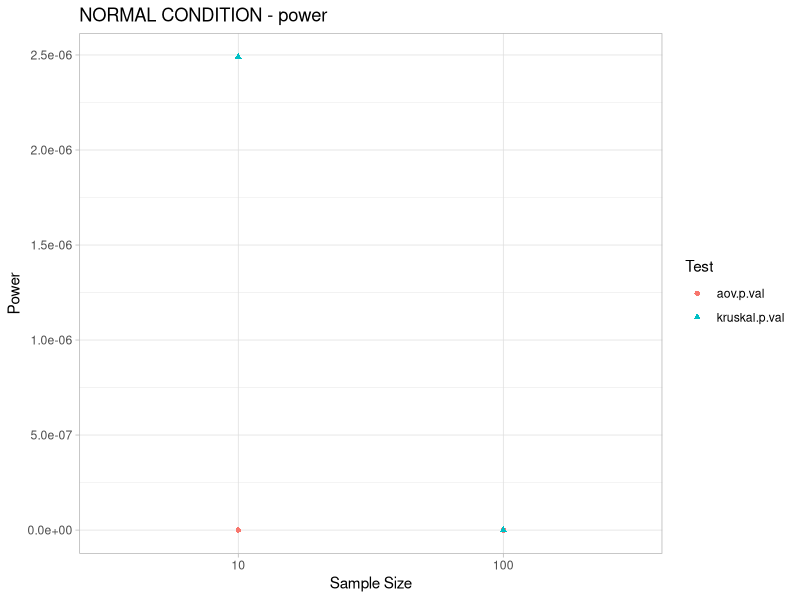
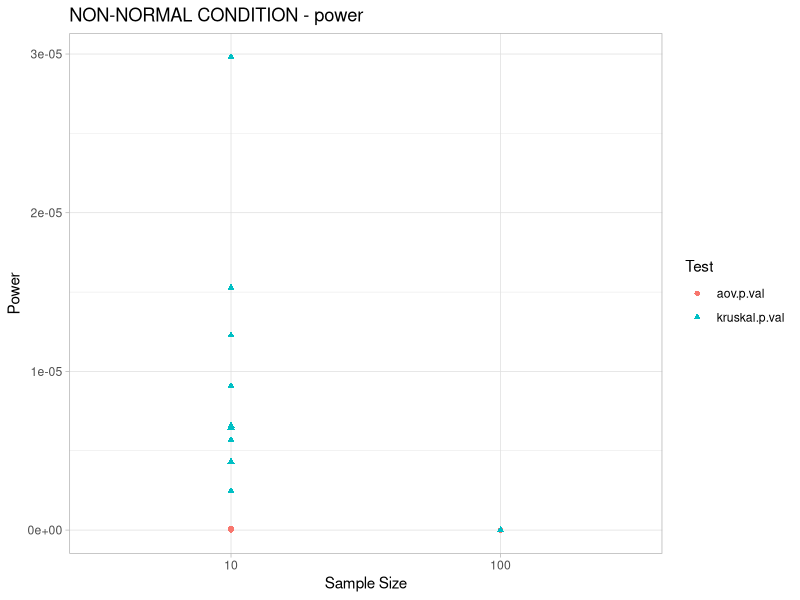
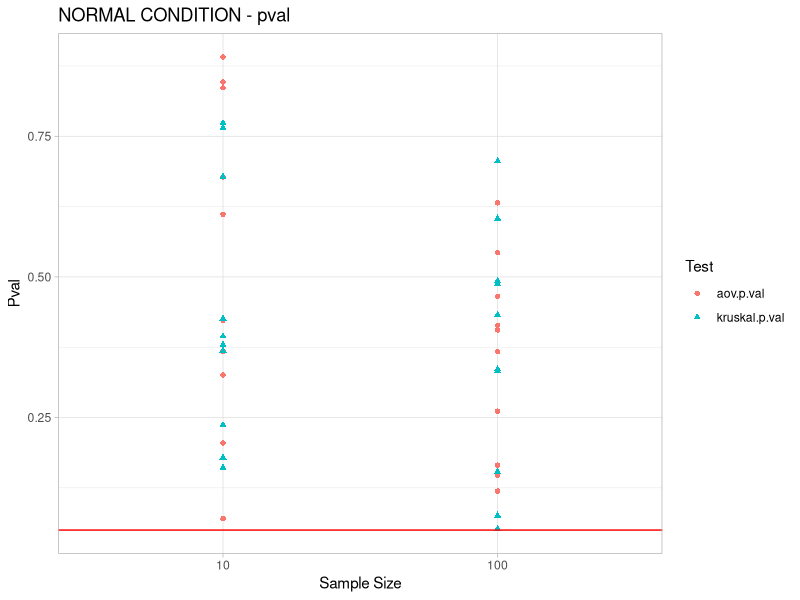
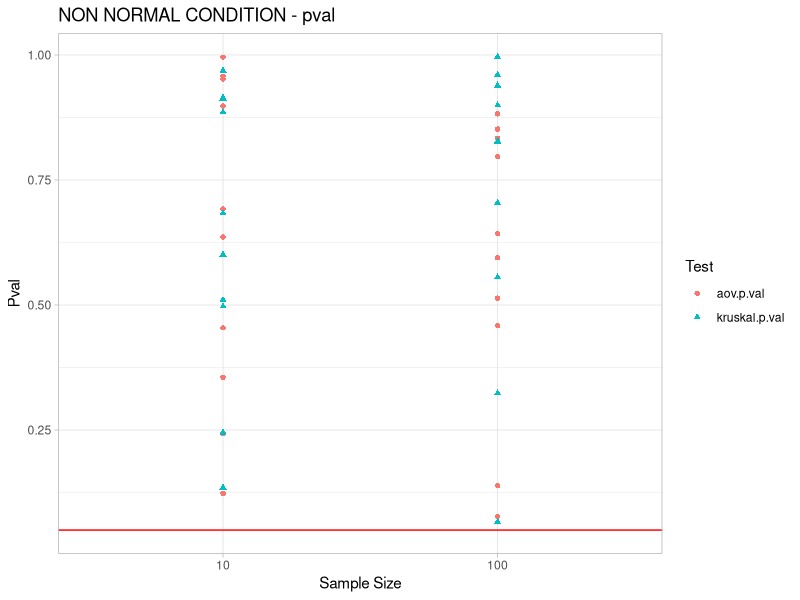

The R source for these figures, in order:
#  Simulation Study Comparing Kruskal Wallis vs ANOVA  #

# Packages 
library(ggplot2)
library(dplyr)
library(tidyr)
set.seed(123)

# Small Sample #

nsim <- 10
n_small <- 10

small<-data.frame(aov.p.val=rep(NA, nsim),
                kruskal.p.val=rep(NA, nsim)) 

for (i in 1:nsim) {
  # Normal small n delta = 0 
  normal_small <-  data.frame(
  Group = rep(c("A", "B", "C"), each = n_small),
  Value = c(rnorm(n_small, mean = 0, sd = 1),
            rnorm(n_small, mean = 0, sd = 1),
            rnorm(n_small, mean = 0, sd = 1))
) # Parameters = delta -> 0

  # ANOVA + Kruskal n = 10   # Output we get p val 
  output_aov <- aov(normal_small$Value~normal_small$Group)
  output_kruskal <- kruskal.test(normal_small$Value~normal_small$Group)
  
  # Shove this into data frame
  small$aov.p.val[i] <- summary(output_aov)[[1]]$`Pr(>F)`[1]
  small$kruskal.p.val[i] <- output_kruskal$p.val

  
}

small


small_non<-data.frame(aov.p.val=rep(NA, nsim),
                kruskal.p.val=rep(NA, nsim)) 

for (i in 1:nsim) {
 # Non Normal small n delta = 0
  normal_large <-  data.frame(
  Group = rep(c("A", "B", "C"), each = n_small),
  Value = c(rpois(n_small, lambda = 5),
            rpois(n_small, lambda = 5),
            rpois(n_small, lambda = 5)
)) # Parameters = delta -> 0

  # ANOVA + Kruskal n = 10   # Output we get p val 
  output_aov1 <- aov(normal_large$Value~normal_large$Group)
  output_kruskal1 <- kruskal.test(normal_large$Value~normal_large$Group)
  
  # Shove this into data frame
  small_non$aov.p.val[i] <- summary(output_aov1)[[1]]$`Pr(>F)`[1]
  small_non$kruskal.p.val[i] <- output_kruskal1$p.val

}

small_non


small1_power<-data.frame(aov.p.val=rep(NA, nsim),
                kruskal.p.val=rep(NA, nsim)) 


for (i in 1:nsim) {
  # Normal small n Power
  normal_small <-  data.frame(
  Group = rep(c("A", "B", "C"), each = n_small),
  Value = c(rnorm(n_small, mean = 1, sd = 1),
            rnorm(n_small, mean = 5, sd = 1),
            rnorm(n_small, mean = 10, sd = 1))
) # Parameters = delta -> 0

  # ANOVA + Kruskal n = 10   # Output we get p val 
  output_aov <- aov(normal_small$Value~normal_small$Group)
  output_kruskal <- kruskal.test(normal_small$Value~normal_small$Group)
  
  # Shove this into data frame
  small1_power$aov.p.val[i] <- summary(output_aov)[[1]]$`Pr(>F)`[1]
  small1_power$kruskal.p.val[i] <- output_kruskal$p.val

  
}

small1_power 


small1_non_power<-data.frame(aov.p.val=rep(NA, nsim),
                kruskal.p.val=rep(NA, nsim)) 

for (i in 1:nsim) {
 # Non Normal Small n Power
  normal_large <-  data.frame(
  Group = rep(c("A", "B", "C"), each = n_small),
  Value = c(rpois(n_small, lambda = 2),
            rpois(n_small, lambda = 8),
            rpois(n_small, lambda = 14)
)) # Parameters = delta -> 0

  # ANOVA + Kruskal n = 10   # Output we get p val 
  output_aov1 <- aov(normal_large$Value~normal_large$Group)
  output_kruskal1 <- kruskal.test(normal_large$Value~normal_large$Group)
  
  # Shove this into data frame
  small1_non_power$aov.p.val[i] <- summary(output_aov1)[[1]]$`Pr(>F)`[1]
  small1_non_power$kruskal.p.val[i] <- output_kruskal1$p.val

}

small1_non_power


# Large Sample #
nsim <- 10
n_large <- 100

large<-data.frame(aov.p.val=rep(NA, nsim),
                kruskal.p.val=rep(NA, nsim)) 

for (i in 1:nsim) {
  # Normal large n delta = 0 
  normal_small <-  data.frame(
  Group = rep(c("A", "B", "C"), each = n_large),
  Value = c(rnorm(n_large, mean = 0, sd = 1),
            rnorm(n_large, mean = 0, sd = 1),
            rnorm(n_large, mean = 0, sd = 1))
) # Parameters = delta -> 0

  # ANOVA + Kruskal n = 10   # Output we get p val 
  output_aov <- aov(normal_small$Value~normal_small$Group)
  output_kruskal <- kruskal.test(normal_small$Value~normal_small$Group)
  
  # Shove this into data frame
  large$aov.p.val[i] <- summary(output_aov)[[1]]$`Pr(>F)`[1]
  large$kruskal.p.val[i] <- output_kruskal$p.val

  
}

large


large_non<-data.frame(aov.p.val=rep(NA, nsim),
                kruskal.p.val=rep(NA, nsim)) 

for (i in 1:nsim) {
 # Non Normal large n delta = 0
  normal_large <-  data.frame(
  Group = rep(c("A", "B", "C"), each = n_large),
  Value = c(rpois(n_large, lambda = 5),
            rpois(n_large, lambda = 5),
            rpois(n_large, lambda = 5)
)) # Parameters = delta -> 0

  # ANOVA + Kruskal n = 10   # Output we get p val 
  output_aov1 <- aov(normal_large$Value~normal_large$Group)
  output_kruskal1 <- kruskal.test(normal_large$Value~normal_large$Group)
  
  # Shove this into data frame
  large_non$aov.p.val[i] <- summary(output_aov1)[[1]]$`Pr(>F)`[1]
  large_non$kruskal.p.val[i] <- output_kruskal1$p.val

}

large_non


large_power<-data.frame(aov.p.val=rep(NA, nsim),
                kruskal.p.val=rep(NA, nsim)) 


for (i in 1:nsim) {
  # Normal large n Power
  normal_small <-  data.frame(
  Group = rep(c("A", "B", "C"), each = n_large),
  Value = c(rnorm(n_large, mean = 1, sd = 1),
            rnorm(n_large, mean = 5, sd = 1),
            rnorm(n_large, mean = 10, sd = 1))
) # Parameters = delta -> 0

  # ANOVA + Kruskal n = 10   # Output we get p val 
  output_aov <- aov(normal_small$Value~normal_small$Group)
  output_kruskal <- kruskal.test(normal_small$Value~normal_small$Group)
  
  # Shove this into data frame
  large_power$aov.p.val[i] <- summary(output_aov)[[1]]$`Pr(>F)`[1]
  large_power$kruskal.p.val[i] <- output_kruskal$p.val

  
}

large_power


large_non_power<-data.frame(aov.p.val=rep(NA, nsim),
                kruskal.p.val=rep(NA, nsim)) 

for (i in 1:nsim) {
 # Non Normal large n Power
  normal_large <-  data.frame(
  Group = rep(c("A", "B", "C"), each = n_large),
  Value = c(rpois(n_large, lambda = 2),
            rpois(n_large, lambda = 8),
            rpois(n_large, lambda = 14)
)) # Parameters = delta -> 0

  # ANOVA + Kruskal n = 10   # Output we get p val 
  output_aov1 <- aov(normal_large$Value~normal_large$Group)
  output_kruskal1 <- kruskal.test(normal_large$Value~normal_large$Group)
  
  # Shove this into data frame
  large_non_power$aov.p.val[i] <- summary(output_aov1)[[1]]$`Pr(>F)`[1]
  large_non_power$kruskal.p.val[i] <- output_kruskal1$p.val

}

large_non_power


# Visualization x2 (non normal normal) #

# Normal
# x = sample size
# y = power 
small1_power
large_power
for(i in 1:10){
  small1_power$sample_size[i] <- 10
  large_power$sample_size[i] <- 100
}
merge_power_normal <- merge(small1_power,large_power,all = T)
merge_power_normal <- gather(merge_power_normal,key = "Test",value = "Power",-sample_size)
ggplot(merge_power_normal, mapping = aes(x = as.factor(sample_size), y = Power)) + geom_point(aes(shape = Test, color = Test)) + theme_light() + labs(title = "NORMAL CONDITION - power ", y = "Power", x = "Sample Size")

# Non normal
small1_non_power
large_non_power
for(i in 1:10){
  small1_non_power$sample_size[i] <- 10
  large_non_power$sample_size[i] <- 100
}
merge_power_non_normal <- merge(small1_non_power,large_non_power,all = T)
merge_power_non_normal <- gather(merge_power_non_normal,key = "Test",value = "Power",-sample_size)
ggplot(merge_power_non_normal, mapping = aes(x = as.factor(sample_size), y = Power)) + 
  geom_point(aes(shape = Test,color = Test)) + theme_light() + labs(title = "NON-NORMAL CONDITION - power", y = "Power", x = "Sample Size")

# Normal
# x = sample size
# y = p val

small
large
for(i in 1:10){
  small$sample_size[i] <- 10
  large$sample_size[i] <- 100
}
merge_p_normal <- merge(small,large,all = T)
merge_p_normal <- gather(merge_p_normal,key = "Test",value = "Pval",-sample_size)
merge_p_normal %>% filter(Pval < 0.05)
ggplot(merge_p_normal, mapping = aes(x = as.factor(sample_size), y = Pval)) + geom_point(aes(shape = Test, color = Test)) + theme_light() + labs(title = "NORMAL CONDITION - pval ", y = "Pval", x = "Sample Size")+ geom_hline(yintercept=0.05, col = "red")

# Non normal
small_non
large_non
for(i in 1:10){
  small_non$sample_size[i] <- 10
  large_non$sample_size[i] <- 100
}
merge_p__nonnormal <- merge(small_non,large_non,all = T)
merge_p__nonnormal <- gather(merge_p__nonnormal,key = "Test",value = "Pval",-sample_size)
merge_p__nonnormal %>% filter(Pval < 0.05)
ggplot(merge_p__nonnormal, mapping = aes(x = as.factor(sample_size), y = Pval)) + geom_point(aes(shape = Test, color = Test)) + theme_light() + labs(title = "NON NORMAL CONDITION - pval", y = "Pval", x = "Sample Size")+ geom_hline(yintercept=0.05, col = "red")


# Tables
table_merge_p__nonnormal <- merge_p__nonnormal %>% filter(Pval < 0.05)
table_merge_p__nonnormal
table_merge_p_normal <- merge_p_normal %>% filter(Pval < 0.05)
table_merge_p_normal






